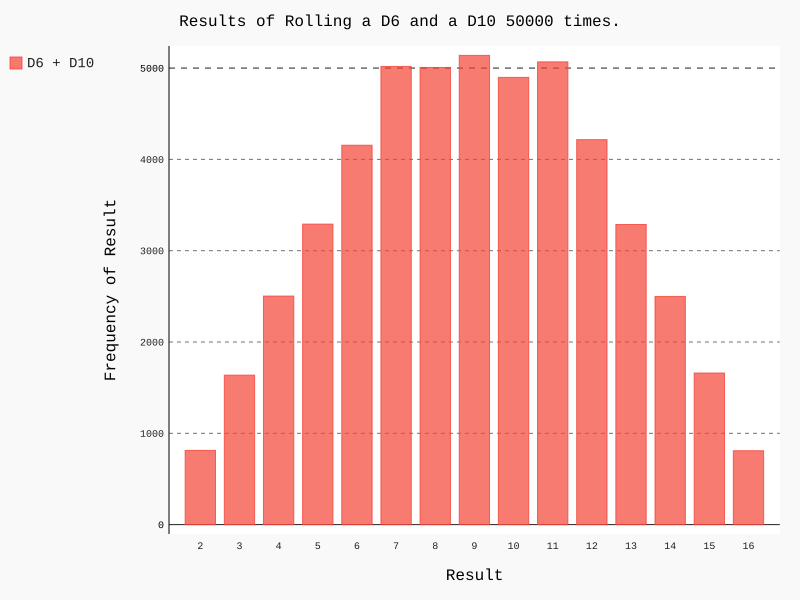

Generate this figure with Python:
import pygal
from die import Die

# 创建一个6面骰子
die_1 = Die()
die_2 = Die(10)

# 投掷几次骰子，并将其结果存储在列表中
results = []

for roll_num in range(50000):
    result = die_1.roll() + die_2.roll()
    results.append(result)

# 分析结果
frequencies = []
max_result = die_1.num_sides + die_2.num_sides
for value in range(2, max_result+1):
    frequency = results.count(value)
    frequencies.append(frequency)

# 对结果进行可视化
hist = pygal.Bar()

hist.title = "Results of Rolling a D6 and a D10 50000 times."
# hist.x_labels = ['2', '3', '4', '5', '6', '7', '8', '9', '10', '11', '12']
hist.x_labels = [i for i in range(2, 17)]
hist.x_title = "Result"
hist.y_title = "Frequency of Result"

hist.add('D6 + D10', frequencies)
hist.render_to_file('die_visual.svg')

print(frequencies)
